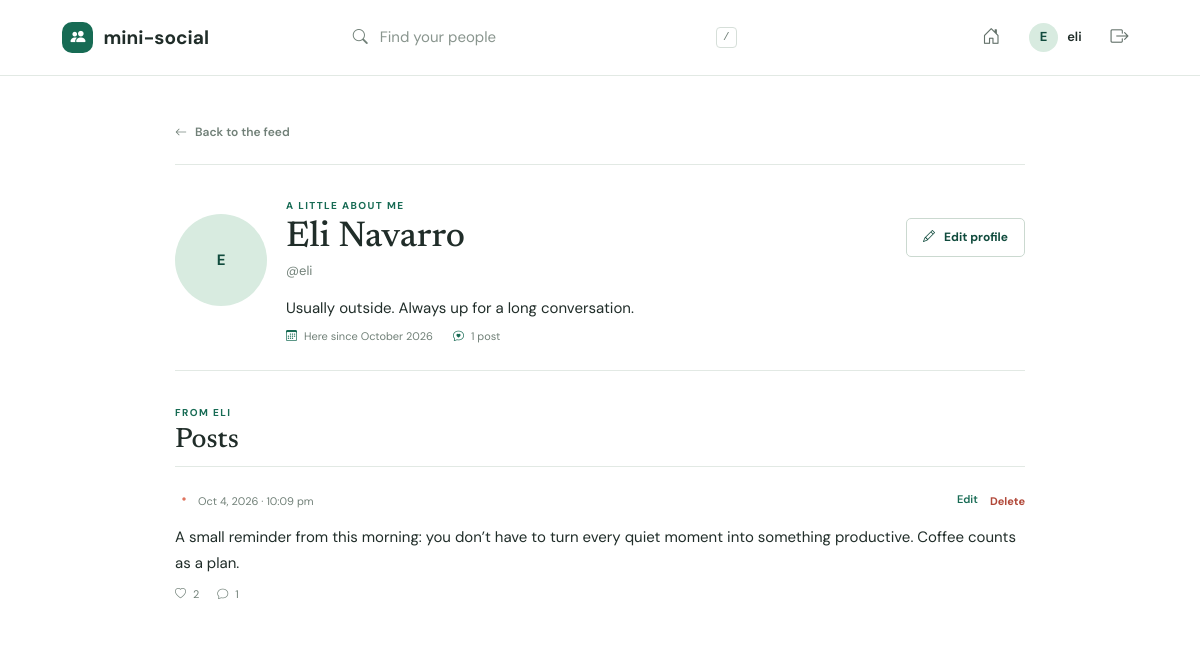
The app's page /index.php?page=profile&username=eli (signed in) with its own data.
### tables this page shows
CREATE TABLE IF NOT EXISTS users (
    id INT UNSIGNED NOT NULL AUTO_INCREMENT,
    username VARCHAR(24) NOT NULL,
    email VARCHAR(190) NOT NULL,
    password VARCHAR(255) NOT NULL,
    full_name VARCHAR(80) NOT NULL,
    bio VARCHAR(240) NOT NULL DEFAULT '',
    profile_image VARCHAR(255) NULL,
    role ENUM('user', 'admin') NOT NULL DEFAULT 'user',
    created_at TIMESTAMP NOT NULL DEFAULT CURRENT_TIMESTAMP,
    PRIMARY KEY (id),
    UNIQUE KEY uq_users_username (username),
    UNIQUE KEY uq_users_email (email)
);

CREATE TABLE IF NOT EXISTS posts (
    id INT UNSIGNED NOT NULL AUTO_INCREMENT,
    user_id INT UNSIGNED NOT NULL,
    content TEXT NOT NULL,
    image VARCHAR(255) NULL,
    created_at TIMESTAMP NOT NULL DEFAULT CURRENT_TIMESTAMP,
    PRIMARY KEY (id),
    KEY idx_posts_created_at (created_at),
    KEY idx_posts_user_id (user_id),
    CONSTRAINT fk_posts_user FOREIGN KEY (user_id) REFERENCES users (id) ON DELETE CASCADE
);

### app/helpers.php (called while the page is built, shortened)
<?php
function e(?string $value): string
{
    return htmlspecialchars($value ?? '', ENT_QUOTES | ENT_SUBSTITUTE, 'UTF-8');
}
function url(array $parameters = []): string
{
    return 'index.php' . ($parameters ? '?' . http_build_query($parameters) : '');
}
function current_user(): ?array
{
    return $_SESSION['user'] ?? null;
}
function render(string $view, array $data = []): void
{
    extract($data, EXTR_SKIP);
    require __DIR__ . '/views/partials/header.php';
    require __DIR__ . '/views/' . $view . '.php';
    require __DIR__ . '/views/partials/footer.php';
}

### app/controllers/ProfileController.php (called while the page is built, shortened)
<?php
final class ProfileController
{
    public function show(): void
    {
        $username = (string) ($_GET['username'] ?? '');
        $profile = $this->users->findByUsername($username);
        render('profile/show', ['title' => $profile['full_name'], 'profile' => $profile, 'posts' => $this->posts->forUser((int) $profile['id']), 'isOwner' => current_user() && (int) current_user()['id'] === (int) $profile['id']]);
    }
}

### app/models/UserModel.php (called while the page is built, shortened)
<?php
final class UserModel
{
    public function findByUsername(string $username): ?array
    {
        $statement = $this->db->prepare('SELECT * FROM users WHERE username = ? LIMIT 1');
        $statement->bind_param('s', $username);
        $statement->execute();
        return $statement->get_result()->fetch_assoc() ?: null;
    }
}

### app/models/PostModel.php (called while the page is built, shortened)
<?php
final class PostModel
{
    public function forUser(int $userId): array
    {
        $statement = $this->db->prepare('SELECT p.*, (SELECT COUNT(*) FROM comments c WHERE c.post_id = p.id) AS comment_count, (SELECT COUNT(*) FROM likes l WHERE l.post_id = p.id) AS like_count FROM posts p WHERE p.user_id = ? ORDER BY p.created_at DESC');
        $statement->bind_param('i', $userId);
        $statement->execute();
        return $statement->get_result()->fetch_all(MYSQLI_ASSOC);
    }
}

### app/views/profile/show.php (the view, shortened to what this page needs)
<section class="profile-page">
    <a class="back-link" href="<?= e(url(['page' => 'feed'])) ?>"><i class="bi bi-arrow-left"></i> Back to the feed</a>
    <header class="profile-header">
        <?php if (!empty($profile['profile_image'])): ?><img class="profile-avatar" src="uploads/<?= e($profile['profile_image']) ?>" alt="<?= e($profile['full_name']) ?>">
        <?php else: ?><span class="profile-avatar avatar-initial"><?= e(strtoupper(substr($profile['full_name'], 0, 1))) ?></span><?php endif; ?>
        <div class="profile-identity"><span class="eyebrow">A little about me</span><h1><?= e($profile['full_name']) ?></h1><p>@<?= e($profile['username']) ?></p></div>
        <?php if ($isOwner): ?><a class="button button-outline" href="<?= e(url(['page' => 'profile-edit'])) ?>"><i class="bi bi-pencil"></i> Edit profile</a><?php endif; ?>
        <p class="profile-bio"><?= $profile['bio'] !== '' ? nl2br(e($profile['bio'])) : 'Still finding the words.' ?></p>
        <div class="profile-meta"><span><i class="bi bi-calendar3"></i> Here since <?= e(date('F Y', strtotime($profile['created_at']))) ?></span><span><i class="bi bi-chat-heart"></i> <?= count($posts) ?> <?= count($posts) === 1 ? 'post' : 'posts' ?></span></div>
    </header>
    <div class="section-heading profile-post-heading"><div><span class="eyebrow">From <?= e(explode(' ', $profile['full_name'])[0]) ?></span><h2>Posts</h2></div></div>
    <div class="profile-posts">
        <?php foreach ($posts as $post): ?><article class="profile-post"><div class="post-date"><i class="bi bi-dot"></i><?= e(date('M j, Y · g:i a', strtotime($post['created_at']))) ?><?php if ($isOwner || ($viewer && ($viewer['role'] ?? 'user') === 'admin')): ?><span class="profile-post-tools"><?php if ($isOwner): ?><a href="<?= e(url(['page' => 'post-edit', 'id' => $post['id']])) ?>">Edit</a><?php endif; ?><form action="<?= e(url(['page' => 'post-delete'])) ?>" method="post" onsubmit="return confirm('Delete this post?')"><?= csrf_field() ?><input type="hidden" name="id" value="<?= (int) $post['id'] ?>"><button class="text-button danger-text" type="submit"><?= $isOwner ? 'Delete' : 'Remove' ?></button></form></span><?php endif; ?></div><p><?= nl2br(e($post['content'])) ?></p><?php if (!empty($post['image'])): ?><img class="post-image" src="uploads/<?= e($post['image']) ?>" alt="Image shared by <?= e($profile['full_name']) ?>" loading="lazy"><?php endif; ?><div class="profile-post-stats"><span><i class="bi bi-heart"></i> <?= (int) $post['like_count'] ?></span><span><i class="bi bi-chat"></i> <?= (int) $post['comment_count'] ?></span></div></article>
        <?php endforeach; ?>
    </div>
</section>

### app/views/partials/header.php (shortened to what this page needs)
<?php $flash = take_flash(); $viewer = current_user(); ?>
<!doctype html>
<html lang="en">
<head>
    <link rel="stylesheet" href="https://cdn.jsdelivr.net/npm/bootstrap-icons@1.11.3/font/bootstrap-icons.min.css">
    <link rel="stylesheet" href="assets/app.css">
</head>
<body class="<?= in_array((string) ($_GET['page'] ?? ''), ['login', 'register'], true) ? 'auth-body' : '' ?>">
<header class="topbar">
    <a class="brand" href="<?= e(url(['page' => $viewer ? 'feed' : 'login'])) ?>" aria-label="Mini Social home">
        <span class="brand-mark"><i class="bi bi-people-fill"></i></span><span>mini-social</span>
    </a>
    <?php if ($viewer): ?>
        <form class="top-search" action="index.php" method="get">
            <i class="bi bi-search" aria-hidden="true"></i>
            <input type="search" name="q" placeholder="Find your people" aria-label="Search people">
            <kbd>/</kbd>
        </form>
        <nav class="top-actions" aria-label="Account navigation">
            <a class="icon-link" href="<?= e(url(['page' => 'feed'])) ?>" aria-label="Home" title="Home"><i class="bi bi-house-door"></i></a>
            <a class="viewer-link" href="<?= e(url(['page' => 'profile', 'username' => $viewer['username']])) ?>">
                <?php if (!empty($viewer['profile_image'])): ?><img class="avatar avatar-small" src="uploads/<?= e($viewer['profile_image']) ?>" alt="">
                <?php else: ?><span class="avatar avatar-small avatar-initial"><?= e(strtoupper(substr($viewer['full_name'] ?? $viewer['username'], 0, 1))) ?></span><?php endif; ?>
                <span><?= e($viewer['username']) ?></span>
            </a>
            <form action="<?= e(url(['page' => 'logout'])) ?>" method="post">
                <?= csrf_field() ?><button class="icon-link" type="submit" aria-label="Sign out" title="Sign out"><i class="bi bi-box-arrow-right"></i></button>
            </form>
        </nav>
    <?php endif; ?>
</header>
<main class="page-shell">

### records on screen
users: full_name "E", username "eli", full_name "Eli Navarro", bio "Usually outside. Always up for a long conversation.", created_at "October 2026", full_name "ELI"
posts: created_at "Oct 4, 2026 · 10:09 pm", content "A small reminder from this morning: you don’t have to turn every quiet moment into something productive. Coffee counts as a plan.", like_count "2", comment_count "1"

### other values on screen
count($posts) "1"
